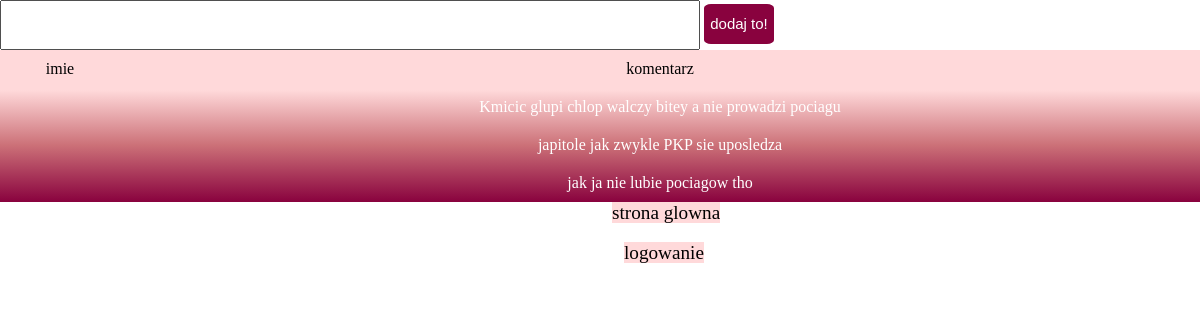
/forum.php, run on the app's committed database.
### tables this page shows
CREATE TABLE `forum` (
  `id` int(11) NOT NULL,
  `name` text NOT NULL,
  `content` text NOT NULL
);

### forum.php (the view, shortened to what this page needs)
<html>
    <head>
    </head>
    <body>
        <div id="dodawaniekomdiv">
<form action="danewysforum.php" method="post">
        <input type="text" name="content" id="kom">
        <input type="submit" name="submit" value="dodaj to!" id="adding">
</form>
</div>
<table width = "100%">
    <tr id="glowa" style="color: black;">
    <td width="10%"> imie </td>
    <td width="90%"> komentarz </td>
    </tr>
<?php
$link=mysqli_connect("localhost", "root", "", "train");
if($link){
    $result = mysqli_query($link, "SELECT * FROM forum;");
    echo '<table width = "100%">';
    while ($row = mysqli_fetch_assoc($result)) {
    $name = $row["name"];
    $content = $row["content"];
        echo '
        <tr>
        <td width="10%">' .$name. '</td>
        <td width="90%">' .$content. '</td>
        </tr>
    ';
}
}
?>
</table>
<a href="showtabus.php" class="nextpage">strona glowna</a>
<br>
<br>
<a href="index.html" class="nextpage" id="logowanie">logowanie</a>
</body>
</html>

### forum.php (style rules this page uses)
#dodawaniekomdiv { display: flex; }
#adding { color: white; background-color:rgba(137,2,62,1) ; width: 70px; height: 40px; border: none; font-size: 15px; border-radius: 10%; }
#logowanie { margin-left: 52%; }
.nextpage { font-size: larger; color: black; text-align: center; text-decoration: none; margin-left: 51%; background-color: rgba(255,217,218,1); }
* { margin: 0 ; padding: 0 ; }
table { text-align: center; color: white; background: rgb(255,217,218); background: linear-gradient(180deg, rgba(255,217,218,1) 2%, rgba(204,113,120,1) 50%, rgba(137,2,62,1) 100%); border-collapse: collapse; }
#glowa { background: rgb(255,217,218); }
th, td { padding: 10px; }
a { color:white; text-align:center; text-decoration: none; }
input[type = text] { width: 700px; height: 50px; font-family: 'Times New Roman', Times, serif; }

### data on the page
forum: content "Kmicic glupi chlop walczy bitey a nie prowadzi pociagu"
forum: content "japitole jak zwykle PKP sie uposledza"
forum: content "jak ja nie lubie pociagow tho"
